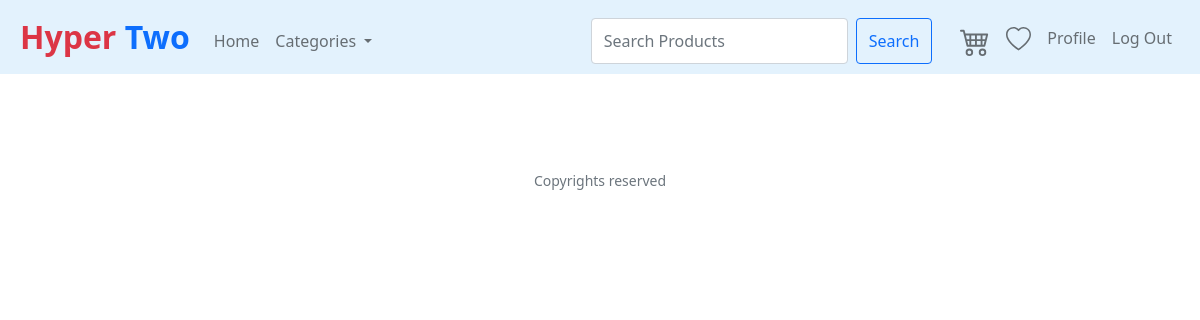
Before: /Transactions (signed in) with the older database file.
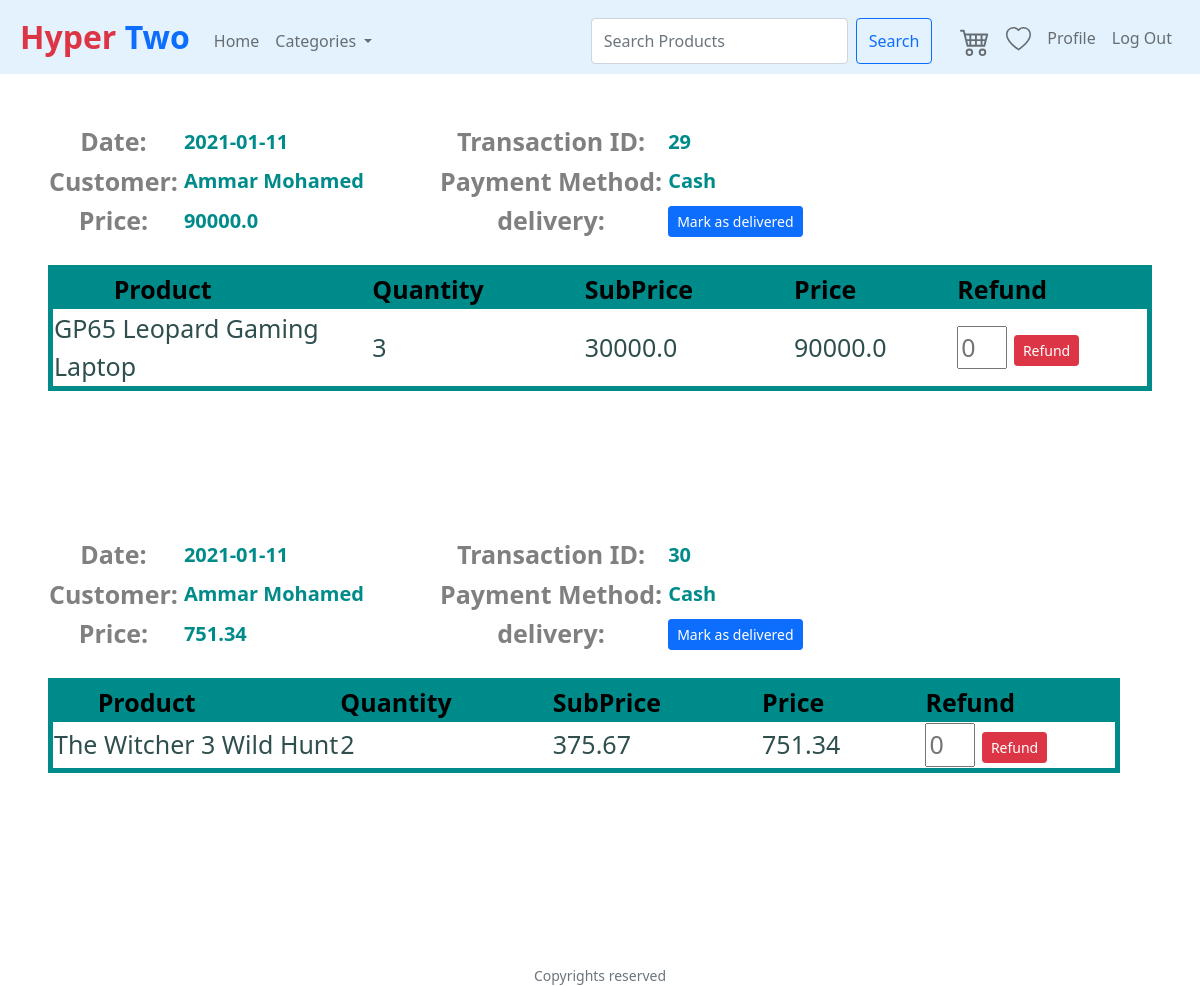
After: the same page with the newer database file.
### tables this page shows
CREATE TABLE Transactions (TransactionID INTEGER PRIMARY KEY AUTOINCREMENT UNIQUE NOT NULL, TransactionDate DATETIME, IsDelivered BOOLEAN, Price DOUBLE NOT NULL, PaymentMethod VARCHAR (100), CustomerID INT REFERENCES Customer (CustomerID) ON DELETE NO ACTION ON UPDATE CASCADE NOT NULL);

CREATE TABLE Customer (CustomerID INTEGER PRIMARY KEY AUTOINCREMENT UNIQUE NOT NULL, Username VARCHAR (300) NOT NULL UNIQUE, Password VARCHAR (300) NOT NULL, FirstName VARCHAR (300) NOT NULL, LastName VARCHAR (300) NOT NULL, Address VARCHAR (500), PhoneNumber VARCHAR (20), RegisterationCode VARCHAR (30) UNIQUE, CodeShares INT, PromoCode VARCHAR (300), VoucherValue INT);

CREATE TABLE Transaction_Contains_Products (TransactionID INT NOT NULL, ProductID INT NOT NULL, Quantity INT NOT NULL, BuyPrice DOUBLE NOT NULL, PRIMARY KEY (TransactionID, ProductID), FOREIGN KEY (TransactionID) REFERENCES Transactions (TransactionID) ON DELETE CASCADE ON UPDATE CASCADE, FOREIGN KEY (ProductID) REFERENCES Product ON DELETE NO ACTION ON UPDATE NO ACTION);

CREATE TABLE Product (ProductID INTEGER PRIMARY KEY AUTOINCREMENT NOT NULL UNIQUE, ProductName VARCHAR (300) NOT NULL UNIQUE, ProductDescription VARCHAR (5000), Price DOUBLE NOT NULL, Quantity INT NOT NULL, Rating DOUBLE CHECK (Rating >= 0 and Rating < 6), ImageURL VARCHAR (1000), SupplierID INT NOT NULL REFERENCES Suppliers (SupplierID), CategoryID INT NOT NULL REFERENCES Categories (CategoryID) ON DELETE CASCADE ON UPDATE CASCADE);

### application.py (the view, shortened to what this page needs)
@app.route("/Transactions", methods=["GET", "POST"])
@login_required
def Transactions():
    categories=GetCategories()
    rows = db.execute("SELECT * FROM Transactions WHERE CustomerID = :id",
                         id=session["user_id"])
    CustomerInfo = db.execute("SELECT * FROM Customer WHERE CustomerID = :id",
                        id=session["user_id"])
    TransConPros = []
    for row in rows:
        TransConPros.append(db.execute("SELECT T.TransactionID, T.ProductID, T.Quantity, P.ProductName, P.ProductID, T.BuyPrice FROM Transaction_Contains_Products as T, Product as P WHERE T.TransactionID = :id and T.ProductID=P.ProductID",
        id= row["TransactionID"]))
    Product = []
    for TransConPro in TransConPros:
        for row in TransConPro:
            Product.append(db.execute("SELECT * FROM Product WHERE ProductID = :id",
            id= row["ProductID"]))
    Refunds = []
    for row in rows:
        Refunds.append(db.execute("SELECT * FROM Refunds WHERE TransactionID = :id",
        id= row["TransactionID"]))
    Refund_Product = []
    for Refund in Refunds:
        for Ref in Refund:
            Refund_Product.append(db.execute("SELECT R.RefundID, R.ProductID, R.Quantity, P.ProductName, R.Price, P.ProductID FROM RefundProducts as R, Product as P WHERE RefundID = :id and R.ProductID=P.ProductID",
            id= Ref["RefundID"]))
    return render_template("Transactions.html" ,categories=categories,CustomerInfo = CustomerInfo ,
    rows = rows , TransConPros = TransConPros , Product = Product , Refunds = Refunds , Refund_Product =Refund_Product)

### application.py (called while the page is built)
@app.after_request
def after_request(response):
    response.headers["Cache-Control"] = "no-cache, no-store, must-revalidate"
    response.headers["Expires"] = 0
    response.headers["Pragma"] = "no-cache"
    return response

def GetCategories():
    categories=db.execute("Select * from Categories order by CategoryName")
    today = date.today()
    saleproducts = db.execute("SELECT * FROM In_Sale_Products")
    for product in saleproducts:
        prodid=product["ProductID"]
        productdate = product["SaleEndDate"].split("-")
        productdate = date(int(productdate[0]),int(productdate[1]),int(productdate[2]))
        if productdate < today:
            query = db.execute("DELETE FROM In_Sale_Products WHERE ProductID= :prodid",prodid=prodid)
    return categories

### helpers.py (called while the page is built)
def login_required(f):
    @wraps(f)
    def decorated_function(*args, **kwargs):
        if session.get("user_id") is None:
            return redirect("/login")
        return f(*args, **kwargs)
    return decorated_function

### templates/Transactions.html (shortened to what this page needs)
{% extends "layout.html" %}
{% block main %}
{% for row in rows%}
    <table class = "TransactionH">
        <thead class = "Head">
            <tr class = "H1">
                <th class = "Const"> Date: </th>
                <th class = "Var"> {{row.TransactionDate}} </th>
                <th class = "Const"> Transaction ID: </th>
                <th class = "Var"> {{row.TransactionID}} </th>
            </tr>
            <tr class = "H2">
                <th class = "Const"> Customer: </th>
                <th class = "Var"> {{CustomerInfo[0].FirstName}} {{CustomerInfo[0].LastName}} </th>
                <th class = "Const"> Payment Method: </th>
                <th class = "Var"> {{row.PaymentMethod}} </th>
            </tr>
            <tr class = "H3">
                <th class = "Const"> Price: </th>
                <th class = "Var"> {{row.Price}} </th>
                <th class = "Const"> delivery: </th>
                <th class = "Var">
                {%if not row.IsDelivered%}
                <form action="/Transactions" method="post">
                    <button class="btn btn-sm btn-primary" type="submit">Mark as delivered</button>
                </form>
                {%else%}
                delivered
                    {%endif%}
                </th>
            </tr>
        </thead>
    </table>
    <br>
    <table class = "TransactionB">
        <thead>
            <tr>
                <th class = "Fix"> Product </th>
                <th class = "Fix"> Quantity </th>
                <th class = "Fix"> SubPrice </th>
                <th class = "Fix"> Price </th>
                <th class = "Fix"> Refund </th>
            </tr>
        </thead>
        <tbody>
            {% for Trans in TransConPros %}
                {% for Tran in Trans %}
                        {% if row.TransactionID == Tran.TransactionID %}
                            <tr class = "T1R1">
                            <td> {{ Tran.ProductName }} </td>
                            <td> {{ Tran.Quantity }} </td>
                            <td> {{ Tran.BuyPrice }} </td>
                            <td> {{ Tran.Quantity * Tran.BuyPrice }} </td>
                            <td>
                                    <form action="/Transactions" method="post">
                                        <input type="number" name="Refund_Quantity" min="1" placeholder="0" style="width: 50px" required />
                                        <button class="btn btn-sm btn-danger" type="submit">Refund</button>
                                    </form>
                            </td>
                        </tr>
                        {% endif %}
                {% endfor %}
            {% endfor %}
        </tbody>
    </table>
<br><br><br><br><br><br>
{% endfor %}
{% endblock %}

### templates/layout.html (shortened to what this page needs)
<!DOCTYPE html>
<html lang="en">
    <head>
        <link href="https://cdn.jsdelivr.net/npm/bootstrap@5.0.0-beta1/dist/css/bootstrap.min.css" rel="stylesheet">
        <link rel="stylesheet" href="https://cdnjs.cloudflare.com/ajax/libs/font-awesome/4.7.0/css/font-awesome.min.css">
        <link href="/static/styles.css" rel="stylesheet">
    </head>
    <body>
        <nav class="navbar navbar-expand-md navbar-light" style="background-color: #e3f2fd;">
            <a class="navbar-brand" href="/"><span class="text-danger">Hyper </span><span class="text-primary">Two</span> </a>
            <ul class="navbar-nav mr-auto mt-2">
                <li class="nav-item"><a class="nav-link" href="/">Home</a></li>
                <li class="nav-item dropdown">
                    <a class="nav-link dropdown-toggle" href="#" id="navbarDropdownMenuLink" role="button" data-bs-toggle="dropdown" aria-expanded="false">
                      Categories
                    </a>
                </li>
            </ul>
            <ul class="navbar-nav ml-auto mt-2" style="position: Absolute; right: 20px;">
                <form class="d-flex" action="/search" method="get" style="padding-right: 20px;">
                    <input class="form-control me-2" name="search_for" type="search" placeholder="Search Products" aria-label="Search">
                    <button class="btn btn-outline-primary" type="submit">Search</button>
                  </form>
                {% if session.user_id %}
                        <li class="nav-item"><a class="nav-link" href="/cart"></a></li>
                          <li class="nav-item"><a class="nav-link" href="/wishlist"></a></li>
                        <li class="nav-item"><a class="nav-link" href="/Profile">Profile</a></li>
                        <li class="nav-item"><a class="nav-link" href="/logout">Log Out</a></li>
                {% else %}
                        <li class="nav-item"><a class="nav-link" href="/register">Register</a></li>
                        <li class="nav-item"><a class="nav-link" href="/login">Log In</a></li>
                {% endif %}
             </ul>
        </nav>
        <main class="container-fluid p-5">
            {% block main %}{% endblock %}
        </main>
        <footer class="small text-center text-muted">
            Copyrights reserved
        </footer>
    </body>
</html>

### static/styles.css (style rules this page uses)
body { perspective: 1000px; transform-style: preserve-3d; }
nav .navbar-brand { font-size: xx-large; padding-left: 20px; font-weight: bolder; }
main { overflow-x: auto; text-align: center; }
main th.Const { font-size: 25px; color:grey; padding-right:5px; }
main th.Var { font-size: 20px; color:darkcyan; padding-right:75px; text-align: left; }
main th.Fix { font-size: 25px; color:rgb(0, 0, 0); padding-right:100px; background-color:darkcyan; }
main table.TransactionB { border: 5px solid darkcyan; }
main tbody { font-weight: 500; font-size: 25px; color:darkslategray; text-align: left; }
main button { background-color: #537fbe; text-align: left; }

Changed rows visible on the page:
added Transactions: TransactionDate "2021-01-11", TransactionID "29", PaymentMethod "Cash", Price "90000.0"
now on this page (row unchanged): Customer: FirstName "Ammar", LastName "Mohamed"
added Transaction_Contains_Products: ProductName "GP65 Leopard Gaming Laptop", Quantity "3", BuyPrice "30000.0", Tran.Quantity*Tran.BuyPrice "90000.0"
added Transactions: TransactionDate "2021-01-11", TransactionID "30", PaymentMethod "Cash", Price "751.34"
added Transaction_Contains_Products: ProductName "The Witcher 3 Wild Hunt", Quantity "2", BuyPrice "375.67", Tran.Quantity*Tran.BuyPrice "751.34"
